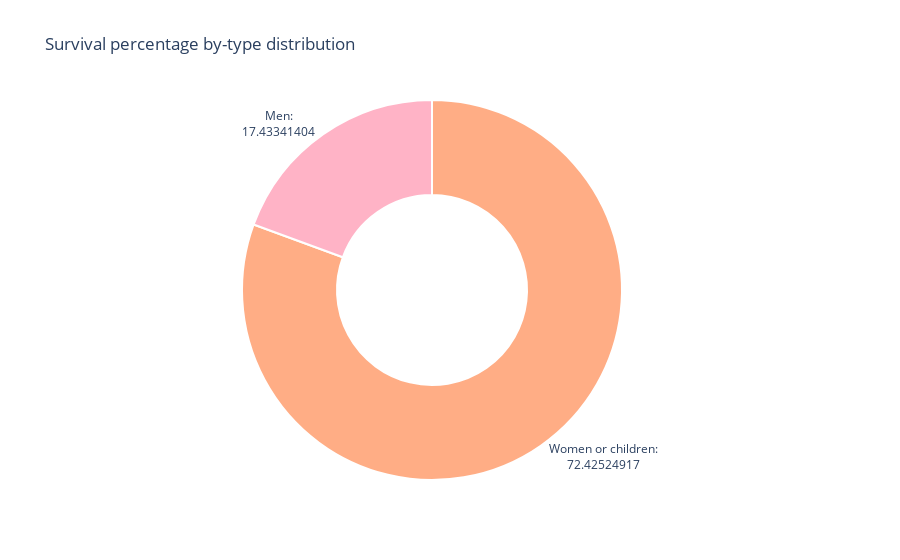

Write notebook code for a chart like this one.
### Markdown cell above
4. Верна ли гипотеза, что женщины и дети сажались в шлюпки первыми и выживали больше?

### Code cell
df = df_all.copy().dropna(subset="Age")
df.loc[:, "type"] = df.apply(lambda x: "Men" if (x["Age"] >= 16) & (x["Sex"] == "male") else "Women or children", axis=1)

df_grp = df[df["Survived"] == 1].groupby("type")["PassengerId"].size().reset_index(name="survived_amount")
df_grp.loc[:, "amount"] = df.groupby("type")["PassengerId"].size().reset_index(name="amount")["amount"]
df_grp.loc[:, "survived_percentage"] = df_grp["survived_amount"] / df_grp["amount"] * 100

fig = go.Figure()
fig.add_trace(go.Pie(labels=df_grp["type"],
                     values=df_grp["survived_percentage"],
                     textinfo="label+text",
                     texttemplate="%{label}:<br>%{value}",
                     textposition="outside",
                     hoverinfo="label+percent+value",
                     marker = dict(colors = ["#ffb3c6",
                                             "#ffad85"],
                                   line=dict(color="#ffffff", width=2))))
fig.update_layout(title_text="Survival percentage by-type distribution",
                  showlegend=False)
fig.update_traces(hole=0.5)

# Yes, it's true.  Almost five times more

### Figure 1 — Plotly figure (JSON) as saved in the notebook; plotly's stock layout.template omitted (floating-point values rounded to 4 significant figures)
{"data": [{"hole": 0.5, "hoverinfo": "label+percent+value", "labels": ["Men", "Women or children"], "marker": {"colors": ["#ffb3c6", "#ffad85"], "line": {"color": "#ffffff", "width": 2}}, "textinfo": "label+text", "textposition": "outside", "texttemplate": "%{label}:<br>%{value}", "type": "pie", "values": [17.43, 72.43]}], "layout": {"autosize": true, "showlegend": false, "title": {"text": "Survival percentage by-type distribution"}}}
